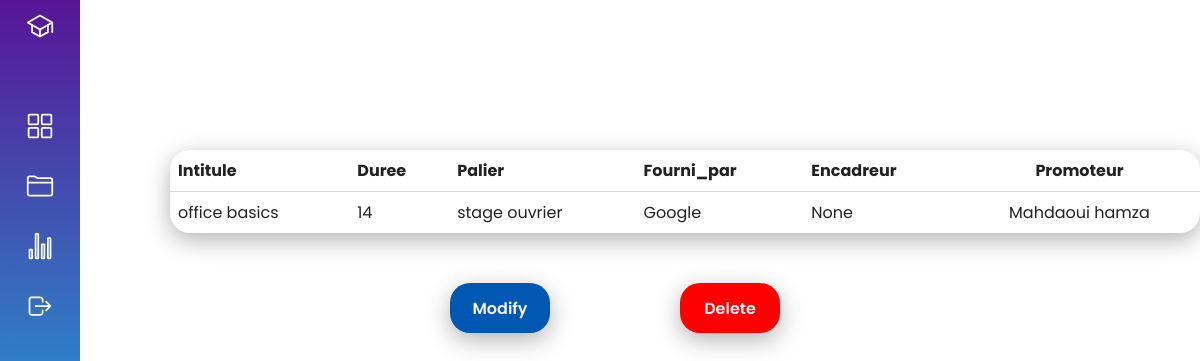
Page /stage/9/ on the committed database.
### base/models.py (models this page shows, shortened)
class Stage(models.Model):
      intitule = models.CharField(max_length=200)
      duree = models.IntegerField() # jours
      date_debut = models.DateField()
      date_fin = models.DateField()
      annee_stage = models.ForeignKey('DateStage' , on_delete = SET_NULL , null = True)
      palier = models.ForeignKey(Palier , on_delete= SET_NULL , null=True)
      fourni_par = models.ForeignKey(Entreprise , on_delete = SET_NULL , null=True)

class Palier(models.Model):
      code_stage = models.IntegerField(null=True)
      libelle = models.CharField(max_length=40)
      def __str__(self):
          return self.libelle

class Entreprise(models.Model):
      nom = models.CharField(max_length=40)
      def __str__(self):
          return self.nom

class Groupe(models.Model):
       nom = models.CharField(max_length=40 , null=True)
       stage = models.OneToOneField('Stage' , on_delete= SET_NULL , null = True)
       encadreur = models.ForeignKey('Encadreur' , on_delete = SET_NULL , null = True)
       promoteur = models.ForeignKey('Promoteur', on_delete = SET_NULL , null = True)
       entreprise = models.ForeignKey(Entreprise , on_delete=SET_NULL , null=True)

class Promoteur(models.Model):
      nom = models.CharField(max_length=40)
      prenom = models.CharField(max_length=40)
      encadreurs = models.ManyToManyField(Encadreur,through='FicheEvaluation')
      def __str__(self):
          return self.nom + " " + self.prenom

### base/views.py (the view)
# urls.py: path('stage/<str:pk>/',views.stageProfile,name="stage-profile"),
def stageProfile(request,pk):
    stage = Stage.objects.get(id = int(pk))
    context = {'stage' : stage}
    return render(request , 'stage_profile.html', context)

### base/templates/base/stage_profile.html (shortened to what this page needs)
{% load static %}
<!DOCTYPE html>
<html lang="en">
<head>
    <link rel="stylesheet" type="text/css" href="{% static 'styles/profilepage.css' %}">
</head>
<body>
    <div class="container">
        {% include 'side_bar.html' %}
        <div class="main">
            <div class="profile">
                <table>
                    <thead>
                        <td>Intitule</td>
                        <td>Duree</td>
                        <td>Palier</td>
                        <td>Fourni_par</td>
                        <td>Encadreur</td>
                        <td>Promoteur</td>
                    </thead>
                    <tbody>
                        <tr>
                            <td>{{stage.intitule}}</td>
                            <td>{{stage.duree}}</td>
                            <td>{{stage.palier}}</td>
                            <td>{{stage.fourni_par}}</td>
                            <td>{{stage.groupe.encadreur}}</td>
                            <td>{{stage.groupe.promoteur}}</td>
                        </tr>
                    </tbody>
                </table>
            </div>
            <div class="buttons">
                <a href="{% url 'update-stage' stage.id %}"><div class="button modify">Modify</div></a>
                <a href="{% url 'delete-stage' stage.id %}"><div class="button delete">Delete</div></a>
            </div>
        </div>
    </div>
</body>
</html>

### static/styles/profilepage.css (style rules this page uses)
* { margin: 0; padding: 0; box-sizing: border-box; font-family: "Poppins"; }
:root { --blue: #4E26E2; --blue2: #0058B3; --white: #fff; --grey: #f5f5f5; --black1: #222; --black: #999; }
body { min-height: 100vh; overflow-x: hidden; }
.container { position: relative; width: 100%; }
.main { position: absolute; width: calc(100% - 80px); left: 80px; min-height: 100vh; background-color: var(--white); transition: 0.5s; }
.main .profile { margin-left: 50px; margin-top: 100px; display: flex; }
.profile table { width: 1100px; border-collapse: collapse; margin-top: 50px; box-shadow: 0 7px 25px rgba(0, 0, 0, 0.3); border-radius: 20px; margin-left: 40px; }
.profile table thead td { font-weight: bold; border-bottom: 1px solid rgba(0, 0, 0, 0.08); }
.profile table tr { color: var(--black1); border-bottom: 1px solid rgba(0, 0, 0, 0.08); }
.profile table tr:last-child { border-bottom: none; }
.profile table tr td { padding: 8px; border-radius: 10px; }
.profile table tr td:last-child { text-align: center; }
.main .buttons { display: flex; justify-content: center; margin: 50px; }
.main .buttons .button { border-radius: 20px; box-shadow: 0 7px 25px rgba(0, 0, 0, 0.3); margin-left: 40px; margin-right: 90px; height: 50px; width: 100px; display: flex; justify-content: center; align-items: center; color: #f5f5f5; font-weight: 550; cursor: pointer; }
.main .buttons .button.delete { background-color: red; }
.main .buttons .button.modify { background-color: var(--blue2); }
.main .buttons a { text-decoration: none; color: #f5f5f5; }

### rows in the picture
Stage: intitule "office basics", duree "14", palier "stage ouvrier", fourni_par "Google", groupe.encadreur "None", groupe.promoteur "Mahdaoui hamza"
